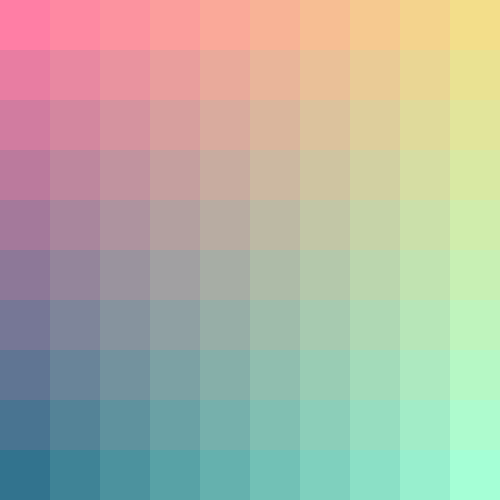
Frame 1 (no input)
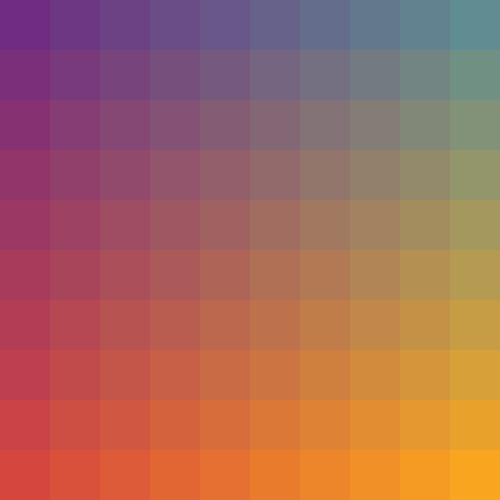
Frame 60 (no input)
Frame 120 (the mouse pressed at the canvas centre since frame 60): identical to frame 60, image omitted

The p5.js sketch that drew these frames (run headless with seeded random() and noise() and a simulated clock; from frame 60 on, the mouse is pressed at the canvas centre):

// p5.js sketch
// ── sketch.js
//change the colors of the 4 corners below and middle values will automatically be generated. 
//rows and columns can also be changed.
var rows = 10;
var columns = 10;
var width1;
var height1;
color1 = [255,126,165];
color2 = [243,222,138];
color3 = [50,115,142];
color4 = [165,255,214];


bottomline = []; 
topline = [];
var h;



function setup() {
	
	r1Slider = createSlider(0, 255, 111);
	r1Slider.position(520, 20);
	g1Slider = createSlider(0, 255, 44);
	g1Slider.position(520, 40);
	b1Slider = createSlider(0, 255, 129);
	b1Slider.position(520, 60);	
	
	r2Slider = createSlider(0, 255, 96);
	r2Slider.position(520, 100);
	g2Slider = createSlider(0, 255, 141);
	g2Slider.position(520, 120);
	b2Slider = createSlider(0, 255, 145);
	b2Slider.position(520, 140);	
	
	r3Slider = createSlider(0, 255, 213);
	r3Slider.position(520, 180);
	g3Slider = createSlider(0, 255, 70);
	g3Slider.position(520, 200);
	b3Slider = createSlider(0, 255, 63);
	b3Slider.position(520, 220);
	
	r4Slider = createSlider(0, 255, 249);
	r4Slider.position(520, 260);
	g4Slider = createSlider(0, 255, 165);
	g4Slider.position(520, 280);
	b4Slider = createSlider(0, 255, 31);
	b4Slider.position(520, 300);	
	
	createCanvas(500,500);
	width1 = width / rows;
	height1 = height / columns;
	for(var i=0; i<rows; i++){
		bottomline.push([(color3[0]+((color4[0]-color3[0])/(rows-1)*i)),(color3[1]+((color4[1]-color3[1])/(rows-1)*i)),(color3[2]+((color4[2]-color3[2])/(rows-1)*i))]);	
	}
	
	for(var i=0; i<rows; i++){
		topline.push([(color1[0]+((color2[0]-color1[0])/(rows-1)*i)),(color1[1]+((color2[1]-color1[1])/(rows-1)*i)),(color1[2]+((color2[2]-color1[2])/(rows-1)*i))]);
	}
	
	for(var x=0; x<rows; x++){
		for(var y=0; y<columns; y++){
			h = "#"+hex(floor(topline[x][0]+((bottomline[x][0]-topline[x][0])/(columns-1)*y)),2)+hex(floor(topline[x][1]+((bottomline[x][1]-topline[x][1])/(columns-1)*y)),2)+hex(floor(topline[x][2]+((bottomline[x][2]-topline[x][2])/(columns-1)*y)),2);
			console.log(h);
		}
	}
	
}


function draw() {
	bottomline = []; 
	topline = [];
	for(var i=0; i<rows; i++){
		bottomline.push([(color3[0]+((color4[0]-color3[0])/(rows-1)*i)),(color3[1]+((color4[1]-color3[1])/(rows-1)*i)),(color3[2]+((color4[2]-color3[2])/(rows-1)*i))]);	
	}
	
	for(var i=0; i<rows; i++){
		topline.push([(color1[0]+((color2[0]-color1[0])/(rows-1)*i)),(color1[1]+((color2[1]-color1[1])/(rows-1)*i)),(color1[2]+((color2[2]-color1[2])/(rows-1)*i))]);
	}
	
	for(var x=0; x<rows; x++){
		for(var y=0; y<columns; y++){
			h = "#"+hex(floor(topline[x][0]+((bottomline[x][0]-topline[x][0])/(columns-1)*y)),2)+hex(floor(topline[x][1]+((bottomline[x][1]-topline[x][1])/(columns-1)*y)),2)+hex(floor(topline[x][2]+((bottomline[x][2]-topline[x][2])/(columns-1)*y)),2);
		}
	}
	color1 = [r1Slider.value(),g1Slider.value(),b1Slider.value()];
	color2 = [r2Slider.value(),g2Slider.value(),b2Slider.value()];
	color3 = [r3Slider.value(),g3Slider.value(),b3Slider.value()];
	color4 = [r4Slider.value(),g4Slider.value(),b4Slider.value()];
	
	noStroke();
	background(0);
	for(var x=0; x<rows; x++){
		for(var y=0; y<columns; y++){
			fill((topline[x][0]+((bottomline[x][0]-topline[x][0])/(columns-1)*y)),(topline[x][1]+((bottomline[x][1]-topline[x][1])/(columns-1)*y)),(topline[x][2]+((bottomline[x][2]-topline[x][2])/(columns-1)*y)));
			rect(x*width1,y*height1,width1-0,height1-0);
		}
	}
}
